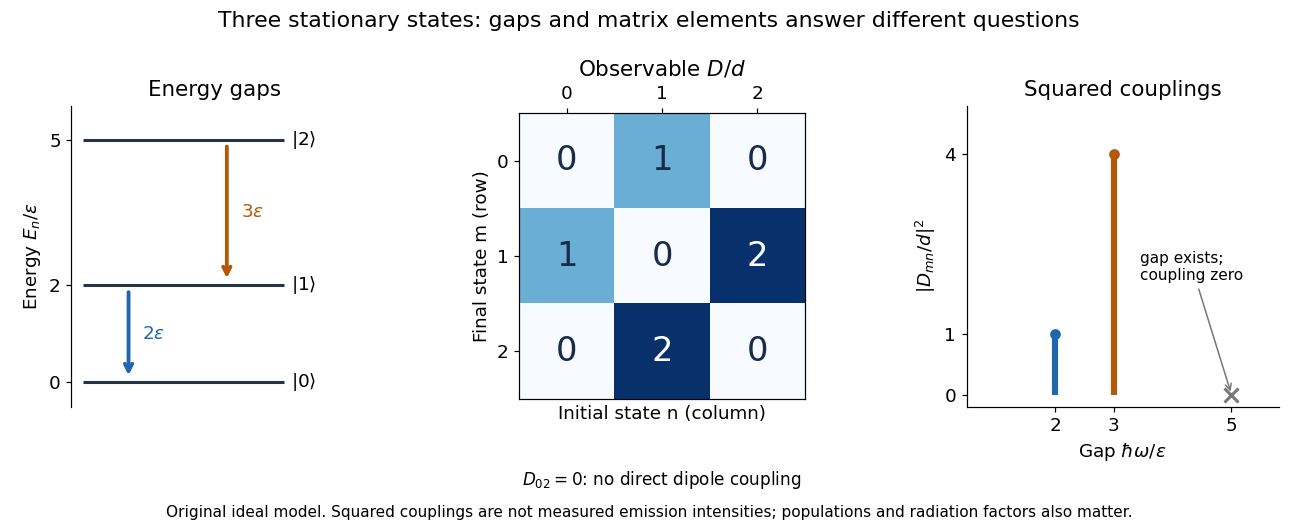

The script that drew this image:
"""Draw an original three-level example; emit the matching PNG into CWD.

Tested with Python 3.14, matplotlib 3.10.7 and NumPy 2.3.5.
"""

from pathlib import Path

import matplotlib.pyplot as plt
import numpy as np


def main():
    plt.rcParams.update({"font.size": 12, "axes.titlesize": 14})
    fig, axes = plt.subplots(1, 3, figsize=(11.8, 4.8),
                             gridspec_kw={"width_ratios": [1.1, 1.1, 1.2]})
    fig.set_facecolor("white")
    energies = np.array([0, 2, 5])
    coupling = np.array([[0, 1, 0], [1, 0, 2], [0, 2, 0]])
    blue, orange = "#2166ac", "#b35806"
    ax = axes[0]
    for n, energy in enumerate(energies):
        ax.hlines(energy, 0.05, 0.93, color="#263444", lw=2)
        ax.text(0.96, energy, rf"$|{n}\rangle$", va="center")
    for x, lo, hi, color, label in [
        (0.25, 0, 2, blue, r"$2\epsilon$"),
        (0.68, 2, 5, orange, r"$3\epsilon$"),
    ]:
        ax.annotate("", (x, lo + .08), (x, hi - .08),
                    arrowprops={"arrowstyle": "->", "color": color, "lw": 2.5})
        ax.text(x + .06, (lo + hi) / 2, label, color=color, va="center")
    ax.set(xlim=(0, 1.25), ylim=(-.5, 5.7), xticks=[], yticks=[0, 2, 5],
           ylabel=r"Energy $E_n/\epsilon$", title="Energy gaps")
    ax.spines[["top", "right", "bottom"]].set_visible(False)
    ax = axes[1]
    ax.imshow(np.abs(coupling), cmap="Blues", vmin=0, vmax=2)
    for m in range(3):
        for n in range(3):
            ax.text(n, m, str(coupling[m, n]), ha="center", va="center",
                    fontsize=22, color="white" if coupling[m, n] == 2 else "#172b4d")
    ax.set(xticks=range(3), yticks=range(3), xlabel="Initial state n (column)",
           ylabel="Final state m (row)", title=r"Observable $D/d$")
    ax.xaxis.tick_top()
    ax.text(.5, -.30, r"$D_{02}=0$: no direct dipole coupling",
            transform=ax.transAxes, ha="center", fontsize=11)
    ax = axes[2]
    for gap, strength, color in [(2, 1, blue), (3, 4, orange)]:
        ax.vlines(gap, 0, strength, color=color, lw=4)
        ax.plot(gap, strength, "o", color=color)
    ax.plot(5, 0, "x", color="#777777", ms=9, mew=2)
    ax.annotate("gap exists;\ncoupling zero", (5, 0), (3.45, 1.9),
                fontsize=10, arrowprops={"arrowstyle": "->", "color": "#777777"})
    ax.set(xlim=(.5, 5.8), ylim=(-.2, 4.8), xticks=[2, 3, 5], yticks=[0, 1, 4],
           xlabel=r"Gap $\hbar\omega/\epsilon$", ylabel=r"$|D_{mn}/d|^2$",
           title="Squared couplings")
    ax.spines[["top", "right"]].set_visible(False)
    fig.suptitle("Three stationary states: gaps and matrix elements answer different questions", y=.98)
    fig.text(.5, .02, "Original ideal model. Squared couplings are not measured emission intensities; populations and radiation factors also matter.",
             ha="center", fontsize=10)
    fig.subplots_adjust(left=.055, right=.985, bottom=.23, top=.80, wspace=.55)
    fig.savefig(Path.cwd() / (Path(__file__).stem + ".png"), dpi=110, facecolor="white")
    plt.close(fig)


if __name__ == "__main__":
    main()
